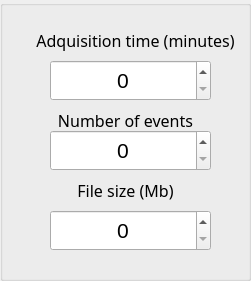
      <widget class="QGroupBox" name="groupBox_2">
       <property name="geometry">
        <rect>
         <x>20</x>
         <y>620</y>
         <width>251</width>
         <height>281</height>
        </rect>
       </property>
       <property name="title">
        <string/>
       </property>
       <widget class="QLabel" name="label">
        <property name="geometry">
         <rect>
          <x>20</x>
          <y>30</y>
          <width>231</width>
          <height>21</height>
         </rect>
        </property>
        <property name="font">
         <font>
          <family>Arial Rounded MT Bold</family>
          <pointsize>12</pointsize>
         </font>
        </property>
        <property name="text">
         <string>Adquisition time (minutes)</string>
        </property>
        <property name="alignment">
         <set>Qt::AlignCenter</set>
        </property>
       </widget>
       <widget class="QLabel" name="label_3">
        <property name="geometry">
         <rect>
          <x>50</x>
          <y>110</y>
          <width>151</width>
          <height>20</height>
         </rect>
        </property>
        <property name="font">
         <font>
          <family>Arial Rounded MT Bold</family>
          <pointsize>12</pointsize>
         </font>
        </property>
        <property name="text">
         <string>Number of events</string>
        </property>
        <property name="alignment">
         <set>Qt::AlignCenter</set>
        </property>
       </widget>
       <widget class="QSpinBox" name="SpinBox_Buffer">
        <property name="geometry">
         <rect>
          <x>50</x>
          <y>60</y>
          <width>161</width>
          <height>41</height>
         </rect>
        </property>
        <property name="font">
         <font>
          <pointsize>16</pointsize>
         </font>
        </property>
        <property name="alignment">
         <set>Qt::AlignCenter</set>
        </property>
        <property name="maximum">
         <number>3200</number>
        </property>
        <property name="singleStep">
         <number>1</number>
        </property>
       </widget>
       <widget class="QSpinBox" name="SpinBox_Pretrigger">
        <property name="geometry">
         <rect>
          <x>50</x>
          <y>130</y>
          <width>161</width>
          <height>41</height>
         </rect>
        </property>
        <property name="font">
         <font>
          <pointsize>16</pointsize>
         </font>
        </property>
        <property name="alignment">
         <set>Qt::AlignCenter</set>
        </property>
        <property name="maximum">
         <number>3200</number>
        </property>
       </widget>
       <widget class="QLabel" name="label_4">
        <property name="geometry">
         <rect>
          <x>60</x>
          <y>180</y>
          <width>131</width>
          <height>20</height>
         </rect>
        </property>
        <property name="font">
         <font>
          <family>Arial Rounded MT Bold</family>
          <pointsize>12</pointsize>
         </font>
        </property>
        <property name="text">
         <string>File size (Mb)</string>
        </property>
        <property name="alignment">
         <set>Qt::AlignCenter</set>
        </property>
       </widget>
       <widget class="QSpinBox" name="SpinBox_Triggers">
        <property name="geometry">
         <rect>
          <x>50</x>
          <y>210</y>
          <width>161</width>
          <height>41</height>
         </rect>
        </property>
        <property name="font">
         <font>
          <pointsize>16</pointsize>
         </font>
        </property>
        <property name="alignment">
         <set>Qt::AlignCenter</set>
        </property>
        <property name="maximum">
         <number>1000000</number>
        </property>
       </widget>
      </widget>
